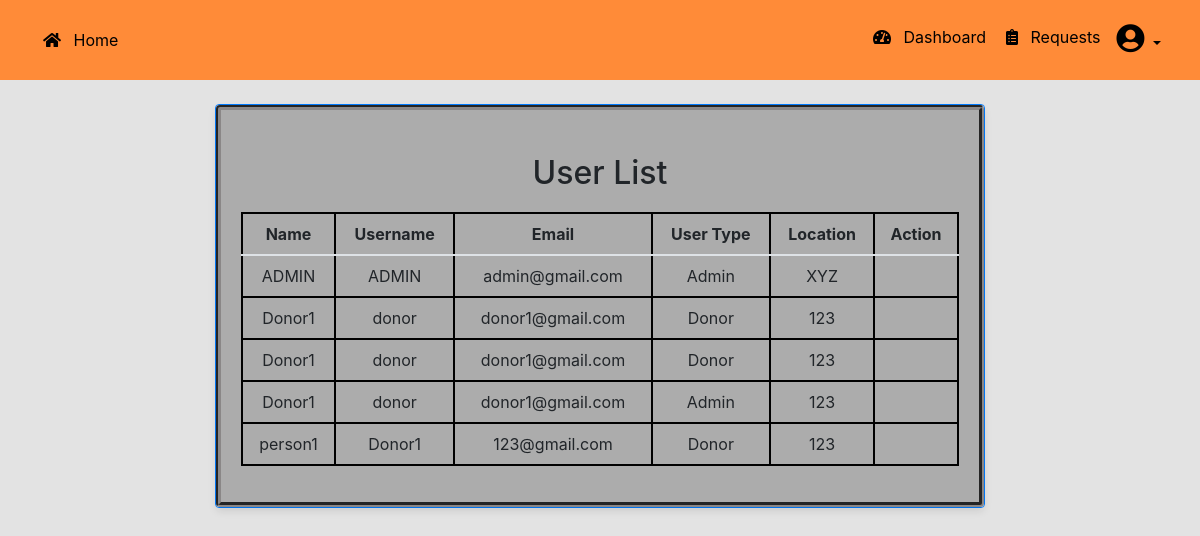
Page /users (signed in) on the committed database.
### tables this page shows
CREATE TABLE users (
            id INTEGER PRIMARY KEY AUTOINCREMENT,
            username TEXT NOT NULL,
            hash TEXT NOT NULL,
            email TEXT NOT NULL,
            user_type TEXT,
            location TEXT,
            is_authorized BOOLEAN DEFAULT 0,
            join_date TIMESTAMP DEFAULT CURRENT_TIMESTAMP,
            name TEXT
        );

### app.py (the view)
@app.route("/users",methods=['get','post'])
@login_required
def user_list():
    if session['type'] != 'admin':
        return redirect("/")
    users = db.execute("select * from users where is_authorized = 1;")
    return render_template("users.html",users=users)

### app.py (called while the page is built)
@login_manager.user_loader
def load_user(user_id):
    user_data = db.execute("SELECT * FROM users WHERE id = ?", user_id)
    if user_data:
        user = user_data[0]
        return User(user_id=user['id'], username=user['username'], user_type=user['user_type'])
    return None

@app.after_request
def after_request(response):
    response.headers["Cache-Control"] = "no-cache, no-store, must-revalidate"
    response.headers["Expires"] = 0
    response.headers["Pragma"] = "no-cache"
    return response

@app.after_request
def after_request(response):
    response.headers["Cache-Control"] = "no-cache, no-store, must-revalidate"
    response.headers["Expires"] = 0
    response.headers["Pragma"] = "no-cache"
    return response

### templates/users.html (shortened to what this page needs)
{% extends "layout.html" %}
{% block content %}
<div class="container-fluid">
    <div class="row justify-content-center">
        <div class="col-md-8">
            <div class="card border-primary mt-4 " style="min-height:300px;">
                <div class="bg-card card-body rounded">
                    <h2 class="mt-4  text-center">User List</h2>
                    <div class="table-responsive">
                        <table class="table table-bordered tbl-brder1  custom-table card-txt">
                            <thead>
                                <tr>
                                    <th scope="col">Name</th>
                                    <th scope="col">Username</th>
                                    <th scope="col">Email</th>
                                    <th scope="col">User Type</th>
                                    <th scope="col">Location</th>
                                    <th scope="col">Action</th>
                                </tr>
                            </thead>
                            <tbody>
                                {% for user in users %}
                                <tr>
                                    <td>{{ user.name }}</td>
                                    <td>{{ user.username }}</td>
                                    <td>{{ user.email }}</td>
                                    {% if user.user_type == 'donor_org' %}
                                    <td>Donor Organisation</td>
                                    {% elif user.user_type =='donor' %}
                                    <td>Donor</td>
                                    {% elif user.user_type == "recipient" %}
                                    <td>Recipient</td>
                                    {% else %}
                                    <td>Admin</td>
                                    {% endif %}
                                    <td>{{ user.location }}</td>
                                    <td>
                                    </td>
                                </tr>
                                {% endfor %}
                            </tbody>
                        </table>
                    </div>
                </div>
            </div>
        </div>
    </div>
</div>
{% endblock %}

### static/styles.css (style rules this page uses)
:root { --navbar: #ff8b38; --body: #dededed3; --drdwn: black; --drdwn-hvr-bg: #fb7413; --text: black; --text-hvr: white; --card1: #acacac; --card1brdr: #2d2c2cc9; --card-txt: #ffffff; --card2:#858484; --card-txt-2:#111111; --input-bg: rgb(174, 174, 174); --input-txt: rgb(255, 255, 255); --border-1: black; --btnprmry: darkorange; --btnprmry-brdr: #ff2626; --btnprmry-hvr: #f96008; --btnprmry-brdr-hvr: #f51111; --nav-item: black; --theme-sun: #ffa500; --theme-sun-bg: #9a4500aa; --theme-moon: #e1e1e1; --theme-moon-bg: none; --theme-moon-hover: #c0c0c0; --moon-bg-hover: #ffffff61; --theme-sun-hover: var(--theme-sun); --sun-bg-hover: var(--theme-sun-bg); --theme-btn: #ffb05c; }
::placeholder { color: var(--input-txt); }
.card h2 { margin-bottom: 20px; }
.bg-body { background-color: var(--body); }
.bg-card { background-color: var(--card1); border-width: 5px; border-style: groove; border-color: var(--card1brdr); width: auto; box-shadow: 0 4px 8px rgba(0, 0, 0, 0.1); }
.table { width: 100%; }
.table th, .table td { vertical-align: middle; border: 2px solid black }
.custom-table { border: 2px solid black; border-collapse: collapse; width: 100%; }
.custom-table tbody tr { border-bottom: 2px solid black; }
.custom-table th, .custom-table td { padding: 8px; text-align: center; border: 2px solid black; }

### rows in the picture
users: name "ADMIN", username "ADMIN", email "admin@gmail.com", user_type "Admin", location "XYZ"
users: name "Donor1", username "donor", email "donor1@gmail.com", user_type "Donor", location "123"
users: name "Donor1", username "donor", email "donor1@gmail.com", user_type "Donor", location "123"
users: name "Donor1", username "donor", email "donor1@gmail.com", shows "Admin", location "123"
users: name "person1", username "Donor1", email "123@gmail.com", user_type "Donor", location "123"
